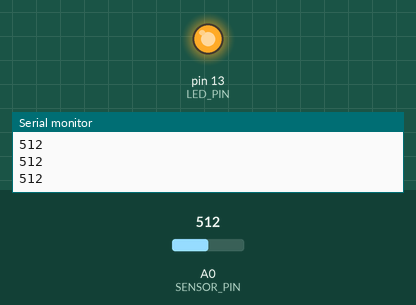
Bench run of a sketch on a simulated Arduino Uno, built with avr-gcc and run on an emulated ATmega328P. Parts: output pins drawn as LEDs (lit = HIGH), the last lines printed to the serial monitor. Inputs (shaded band) come from the test bench; at power-on: A0 (SENSOR_PIN) = 512.

Above: at 1.2 s.
1.3 s: A0 (SENSOR_PIN) set to 483
At 2.2 s:
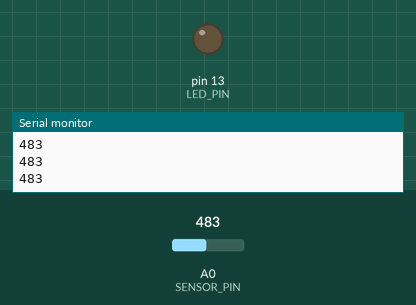
2.8 s: A0 (SENSOR_PIN) set to 510
At 3.5 s:
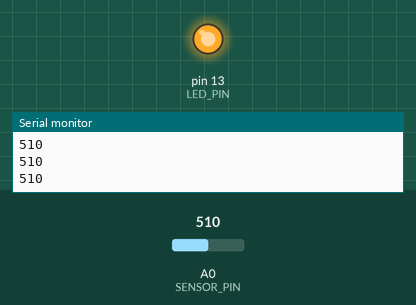
4.3 s: A0 (SENSOR_PIN) set to 490
At 4.8 s:
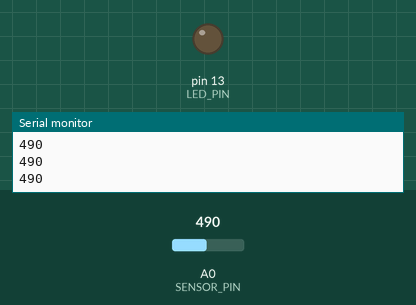
Timing chart, 0 to 7.3 s (numbered marks = the images above; inputs shaded):
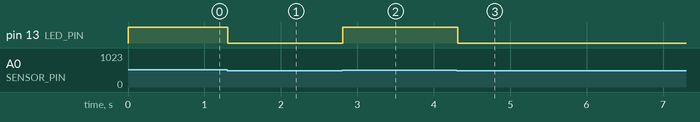

The sketch:

lab6.ino
```cpp
// Glob variables
const int SENSOR_PIN = A0;     // Sensor input (photoresistor or potentiometer)
const int LED_PIN    = 13;     // LED output pin

void setup() {
    pinMode(LED_PIN, OUTPUT);
    Serial.begin(9600);        // Optional: for debugging
}

void loop() {
    // Read sensor value using a function
    int sensorValue = readSensor();

    // if statement
    if (sensorValue > 500) {
        digitalWrite(LED_PIN, HIGH);  // Turn LED on
    } else {
        digitalWrite(LED_PIN, LOW);   // Turn LED off
    }

    // print value to Serial Monitor
    Serial.println(sensorValue);

    delay(100); // Small delay to stabilize readings
}

// Function that returns the sensor value
int readSensor() {
    int value = analogRead(SENSOR_PIN);
    return value;
}
```

Measured:
- the behaviour switches between 501 and 500 on A0 (SENSOR_PIN) (found by bisection; images 0 and 1)
- after the input at 1.3 s, pin 13 (LED_PIN): HIGH → LOW at once
- after the input at 2.8 s, pin 13 (LED_PIN): LOW → HIGH at once
- after the input at 4.3 s, pin 13 (LED_PIN): HIGH → LOW at once
